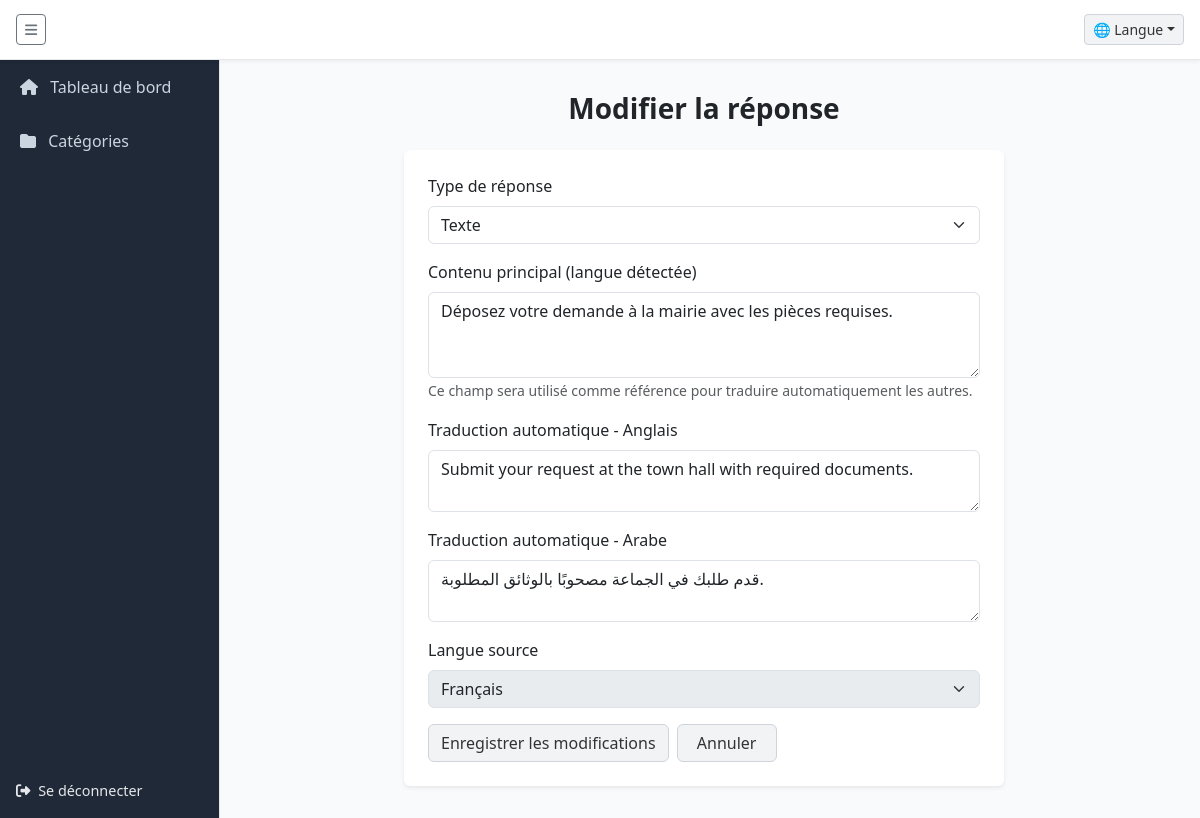
Screenshot of /responses/edit/5 (signed in) with the database file from the repository.
### models.py (models this page shows, shortened)
class Response(db.Model):
    __tablename__ = 'response'
    id = db.Column(db.Integer, primary_key=True)
    type = db.Column(db.String(20), nullable=False)  # text, link, contact, file, form
    answer_fr = db.Column(db.Text, nullable=True)
    answer_en = db.Column(db.Text, nullable=True)
    answer_ar = db.Column(db.Text, nullable=True)
    file_url = db.Column(db.String(300), nullable=True)
    source_lang = db.Column(db.String(5), nullable=True, default='fr')  # <- Ajout ici
    category_id = db.Column(db.Integer, db.ForeignKey('category.id'), nullable=False)
    created_at = db.Column(db.DateTime, default=datetime.utcnow)
    updated_at = db.Column(db.DateTime, default=datetime.utcnow, onupdate=datetime.utcnow)
    category = db.relationship('Category', backref='responses')

### app.py (the view, shortened to what this page needs)
@app.route('/responses/edit/<int:response_id>', methods=['GET', 'POST'])
def edit_response(response_id):
    if 'username' not in session:
        return redirect(url_for('login'))
    response = Response.query.get_or_404(response_id)
    return render_template('edit_response.html', response=response, role=session.get('role'))

### app.py (called while the page is built)
def load_translations(lang):
    try:
        with open(f'translations/{lang}.json', encoding='utf-8') as f:
            return json.load(f)
    except:
        return {}

@app.before_request
def set_default_language():
    if 'lang' not in session:
        session['lang'] = 'fr'
    g.translations = load_translations(session['lang'])

@app.context_processor
def inject_translation_function():
    def t(key):
        return g.translations.get(key, key)
    return dict(t=t, get_locale=lambda: session.get('lang', 'fr'))

### templates/edit_response.html (shortened to what this page needs)
<!DOCTYPE html>
<html lang="{{ get_locale() }}" dir="{% if get_locale() == 'ar' %}rtl{% else %}ltr{% endif %}">
<head>
    <script src="https://cdn.tailwindcss.com"></script>
    <link rel="stylesheet" href="https://cdn.jsdelivr.net/npm/bootstrap@5.3.0/dist/css/bootstrap.min.css">
    <link rel="stylesheet" href="https://cdnjs.cloudflare.com/ajax/libs/font-awesome/6.4.0/css/all.min.css">
</head>
<body>
<div id="sidebar" class="sidebar">
    <a class="nav-link {% if request.endpoint == 'dashboard' %}active{% endif %}" href="{{ url_for('dashboard') }}">
        <i class="fa fa-home me-2"></i> {{ t("Dashboard") }}
    </a>
    <a class="nav-link {% if request.endpoint == 'manage_categories' %}active{% endif %}" href="{{ url_for('manage_categories') }}">
        <i class="fa fa-folder me-2"></i> {{ t("Catégories") }}
    </a>
    <a href="{{ url_for('logout') }}" class="logout-btn">
        <i class="fa fa-sign-out-alt me-1"></i> {{ t("Se déconnecter") }}
    </a>
</div>
<div class="topbar">
    <button class="btn btn-outline-secondary btn-sm" onclick="toggleSidebar()">
        <i class="fa fa-bars"></i>
    </button>
    <div class="dropdown">
        <button class="btn btn-soft btn-sm dropdown-toggle" type="button" data-bs-toggle="dropdown">🌐 {{ t("Langue") }}</button>
    </div>
</div>
<div class="main-content">
    <h2 class="fw-bold text-center fs-3 mb-4">{{ t("edit_response_heading") }}</h2>
    <div class="d-flex justify-content-center">
   <form method="POST" enctype="multipart/form-data" action="{{ url_for('edit_response', response_id=response.id) }}"
      class="bg-white p-4 rounded shadow-sm w-100" style="max-width: 600px;">
    <div class="mb-3">
        <label class="form-label">{{ t("response_type") }}</label>
        <select class="form-select" name="type" id="type-select" required>
            {% for opt in ['text', 'link', 'file', 'contact'] %}
                <option value="{{ opt }}" {% if response.type == opt %}selected{% endif %}>{{ t(opt) }}</option>
            {% endfor %}
        </select>
    </div>
    <div id="text-fields" class="type-section" style="display: none;">
        {% if response.source_lang == 'ar' %}
            <div class="mb-3">
                <label class="form-label">{{ t("source_content_detected") }}</label>
                <textarea name="answer_ar" class="form-control" rows="3">{{ response.answer_ar }}</textarea>
                <small class="form-text text-muted">{{ t("source_field_description") }}</small>
            </div>
            <div class="mb-3">
                <label class="form-label">{{ t("translation_fr") }}</label>
                <textarea name="answer_fr" class="form-control" rows="2">{{ response.answer_fr }}</textarea>
            </div>
            <div class="mb-3">
                <label class="form-label">{{ t("translation_en") }}</label>
                <textarea name="answer_en" class="form-control" rows="2">{{ response.answer_en }}</textarea>
            </div>
        {% else %}
            <div class="mb-3">
                <label class="form-label">{{ t("source_content_detected") }}</label>
                <textarea name="answer_fr" class="form-control" rows="3">{{ response.answer_fr }}</textarea>
                <small class="form-text text-muted">{{ t("source_field_description") }}</small>
            </div>
            <div class="mb-3">
                <label class="form-label">{{ t("translation_en") }}</label>
                <textarea name="answer_en" class="form-control" rows="2">{{ response.answer_en }}</textarea>
            </div>
            <div class="mb-3">
                <label class="form-label">{{ t("translation_ar") }}</label>
                <textarea name="answer_ar" class="form-control" rows="2">{{ response.answer_ar }}</textarea>
            </div>
        {% endif %}
        <div class="mb-3">
            <label class="form-label">{{ t("source_language") }}</label>
            <select name="source_lang" class="form-select" disabled>
                <option value="fr" {% if response.source_lang == 'fr' %}selected{% endif %}>Français</option>
            </select>
        </div>
    </div>
    <div class="d-flex gap-2">
        <button type="submit" class="btn btn-soft">{{ t("save_changes") }}</button>
        <a href="{{ url_for('responses_by_category', category_id=response.category_id) }}" class="btn btn-soft">{{ t("cancel") }}</a>
    </div>
</form>
</div>
</div>
</body>
</html>

### rows the page displays
Response: type "Texte", answer_fr "Déposez votre demande à la mairie avec les pièces requises.", answer_en "Submit your request at the town hall with required documents.", answer_ar "قدم طلبك في الجماعة مصحوبًا بالوثائق المطلوبة.", source_lang "Français"

### other values shown
{{ t("Dashboard") }} "Tableau de bord"
{{ t("Catégories") }} "Catégories"
{{ t("Se déconnecter") }} "Se déconnecter"
{{ t("Langue") }} "Langue"
{{ t("edit_response_heading") }} "Modifier la réponse"
{{ t("response_type") }} "Type de réponse"
{{ t("source_content_detected") }} "Contenu principal (langue détectée)"
{{ t("source_field_description") }} "Ce champ sera utilisé comme référence pour traduire automatiquement les autres."
{{ t("translation_en") }} "Traduction automatique - Anglais"
{{ t("translation_ar") }} "Traduction automatique - Arabe"
{{ t("source_language") }} "Langue source"
{{ t("save_changes") }} "Enregistrer les modifications"
{{ t("cancel") }} "Annuler"
